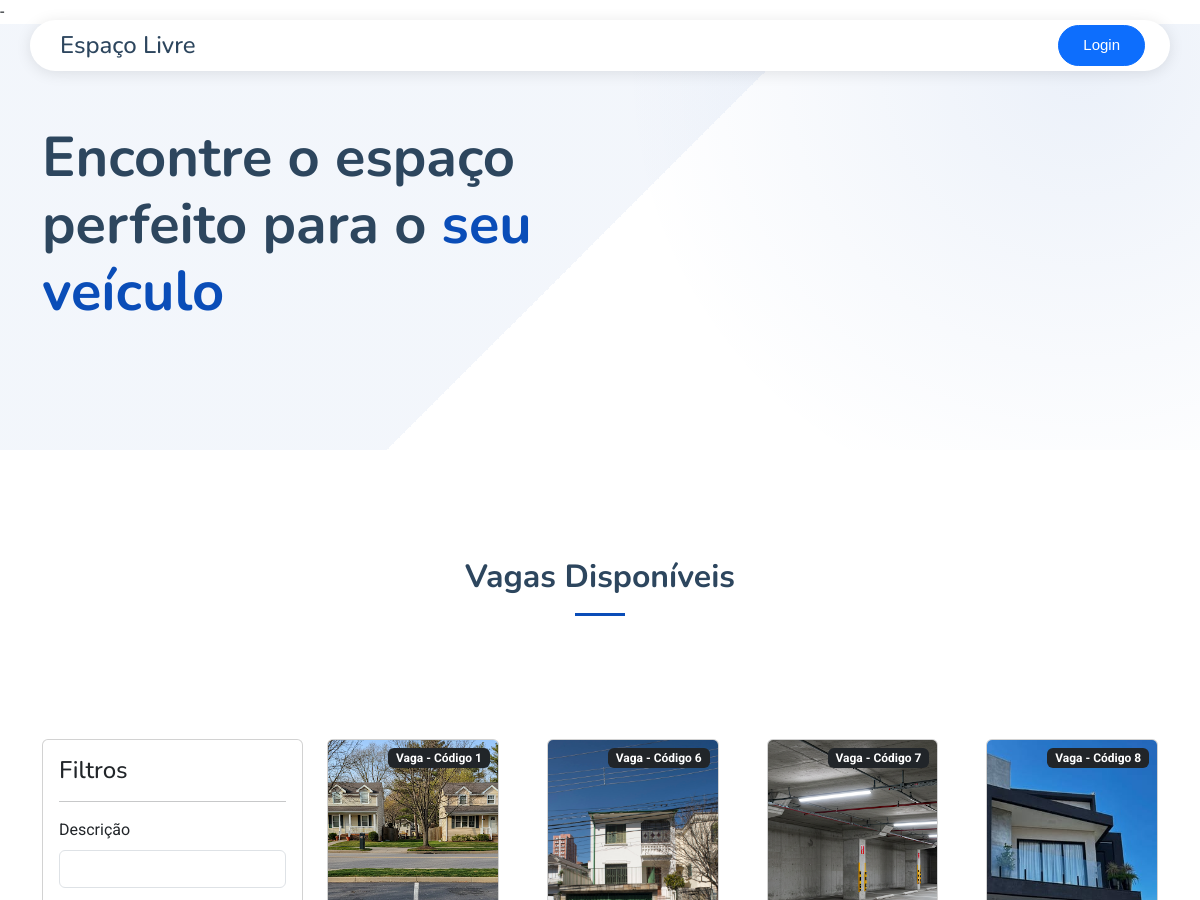
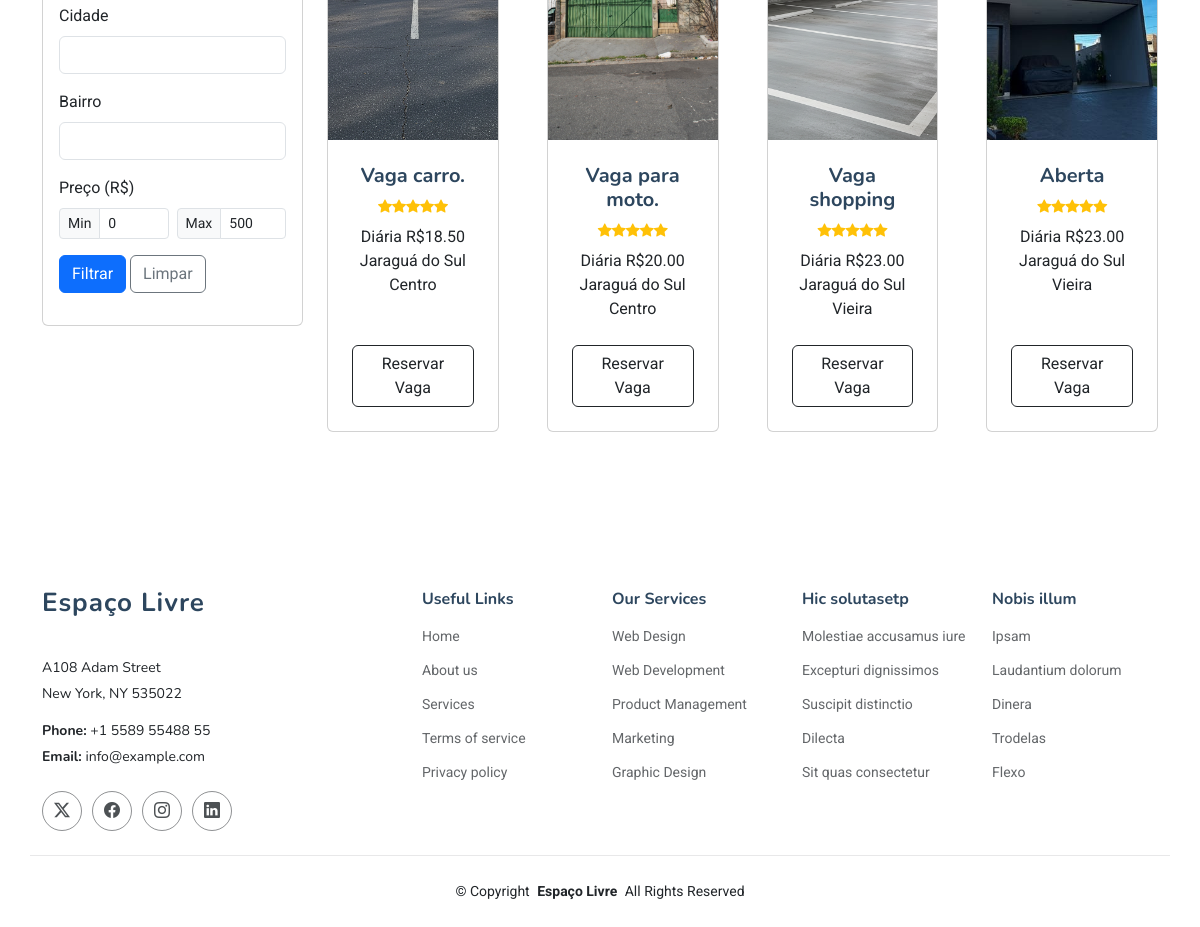
The app's page /buscaVagas.php with its own data (2 pictures, top to bottom).
### tables this page shows
CREATE TABLE `vagas` (
  `id` int(20) NOT NULL,
  `descricao` text NOT NULL,
  `id_uf` int(20) NOT NULL,
  `cidade` varchar(255) NOT NULL,
  `bairro` varchar(255) NOT NULL,
  `endereco` varchar(255) NOT NULL,
  `numero` varchar(20) DEFAULT NULL,
  `complemento` varchar(255) DEFAULT NULL,
  `foto_vaga` varchar(255) NOT NULL,
  `preco` decimal(10,2) NOT NULL,
  `id_usuario` int(20) NOT NULL,
  `dataCadastro` date DEFAULT curdate()
);

### buscaVagas.php (the view, shortened to what this page needs)
<?php
include_once 'conexao.php';
$filtros = filter_input_array(INPUT_GET, FILTER_UNSAFE_RAW);
$filtro_descricao = $filtros['filter']['descricao'] ?? '';
$filtro_cidade = $filtros['filter']['cidade'] ?? '';
$filtro_bairro = $filtros['filter']['bairro'] ?? '';
$filtro_preco_min_get = $filtros['filter']['preco_min'] ?? null;
$filtro_preco_max_get = $filtros['filter']['preco_max'] ?? null;
$display_preco_min = ($filtro_preco_min_get !== null && $filtro_preco_min_get !== '') ? htmlspecialchars($filtro_preco_min_get) : '0';
$display_preco_max = ($filtro_preco_max_get !== null && $filtro_preco_max_get !== '') ? htmlspecialchars($filtro_preco_max_get) : '500';
$condicoes = [];
$where = !empty($condicoes) ? 'WHERE ' . implode(' AND ', $condicoes) : '';
?>
<!DOCTYPE html>
<html lang="pt-br">
<?php
require_once 'components/head.php';
?>
<body class="index-page">
    <?php require_once 'components/header.php'; ?>
    <main class="main">
        <section id="hero" class="hero section">
            <div class="container" data-aos="fade-up" data-aos-delay="100">
                <div class="row align-items-center">
                    <div class="col-lg-6">
                        <div class="hero-content" data-aos="fade-up" data-aos-delay="200">
                            <h1 class="mb-4">
                                Encontre o espaço perfeito para o
                                <span class="accent-text">seu veículo</span>
                            </h1>
                        </div>
                    </div>
                </div>
            </div>
        </section>
        <section id="features" class="features section">
            <br><br>
            <div class="container section-title" data-aos="fade-up">
                <h2>Vagas Disponíveis</h2><br>
            </div>
            <div class="container mt-4">
                <div class="row">
                    <div class="col-md-3">
                        <div class="card mb-4">
                            <div class="card-body">
                                <h4 class="card-title">Filtros</h4>
                                <hr>
                                <form method="GET" action="">
                                    <div class="mb-3">
                                        <label for="descricao" class="form-label">Descrição</label>
                                        <input type="text" class="form-control" id="descricao" name="filter[descricao]"
                                            autocomplete="off" value="<?= $filtro_descricao ?>">
                                    </div>
                                    <div class="mb-3">
                                        <label for="cidade" class="form-label">Cidade</label>
                                        <input type="text" class="form-control" id="cidade" name="filter[cidade]"
                                            autocomplete="off" value="<?= $filtro_cidade ?? '' ?>">
                                    </div>
                                    <div class="mb-3">
                                        <label for="bairro" class="form-label">Bairro</label>
                                        <input type="text" class="form-control" id="bairro" name="filter[bairro]"
                                            autocomplete="off" value="<?= $filtro_bairro ?? '' ?>">
                                    </div>
                                    <div class="mb-3">
                                        <label class="form-label">Preço (R$)</label>
                                        <div class="price-inputs">
                                            <div class="row g-2">
                                                <div class="col-6">
                                                    <div class="input-group input-group-sm">
                                                        <span class="input-group-text">Min</span>
                                                        <input type="number" class="form-control min-price-input"
                                                            name="filter[preco_min]"
                                                            placeholder="Mínimo"
                                                            min="0"
                                                            max="10000"
                                                            value="<?= $display_preco_min ?>"
                                                            step="1">
                                                    </div>
                                                </div>
                                                <div class="col-6">
                                                    <div class="input-group input-group-sm">
                                                        <span class="input-group-text">Max</span>
                                                        <input type="number" class="form-control max-price-input"
                                                            name="filter[preco_max]"
                                                            placeholder="Máximo"
                                                            min="0"
                                                            max="10000"
                                                            value="<?= $display_preco_max ?>"
                                                            step="1">
                                                    </div>
                                                </div>
                                            </div>
                                        </div>
                                    </div>
                                    <div class="filter-actions mt-3">
                                        <button type="submit" class="btn btn-primary mb-3">Filtrar</button>
                                        <a href="<?= htmlspecialchars($_SERVER['PHP_SELF']) ?>" class="btn btn-outline-secondary mb-3">Limpar</a>
                                    </div>
                                </form>
                            </div>
                        </div>
                    </div>
                    <div class="col-md-9">
                        <div class="row gx-4 gx-lg-5 row-cols-1 row-cols-md-2 row-cols-lg-3 row-cols-xl-4 justify-content-center">
                            <?php
                            $sql_pesquisa = "SELECT * FROM `vagas` " . $where;
                            $result = mysqli_query($conexao, $sql_pesquisa);
                            while ($linha = mysqli_fetch_assoc($result)) {
                            ?>
                                <div class="col mb-5">
                                    <div class="card h-100">
                                        <div class="badge bg-dark text-white position-absolute"
                                            style="top: 0.5rem; right: 0.5rem">
                                            Vaga - Código <?php echo $linha['id'] ?>
                                        </div>
                                        <?php
                                        $caminhoImagem = !empty($linha['foto_vaga']) ? $linha['foto_vaga'] : 'assets/img/sem-imagem.jpg'; ?>
                                        <img class="card-img-top" src="<?= htmlspecialchars($caminhoImagem) ?>" alt="Imagem da vaga" style="height: 300px; object-fit: cover;" />
                                        <div class="card-body p-4">
                                            <div class="text-center">
                                                <h5 class="fw-bolder"><?php echo $linha['descricao'] ?></h5>
                                                <div class="d-flex justify-content-center small text-warning mb-2">
                                                    <div class="bi-star-fill"></div>
                                                    <div class="bi-star-fill"></div>
                                                    <div class="bi-star-fill"></div>
                                                    <div class="bi-star-fill"></div>
                                                    <div class="bi-star-fill"></div>
                                                </div>
                                                Diária R$<?php echo $linha['preco'] ?><br>
                                                <?php echo $linha['cidade'] ?><br>
                                                <?php echo $linha['bairro'] ?><br>
                                            </div>
                                        </div>
                                        <div class="card-footer p-4 pt-0 border-top-0 bg-transparent">
                                            <div class="text-center">
                                                <a href="cadastrarReserva.php?id=<?php echo $linha['id']; ?>" class="btn btn-outline-dark mt-auto">Reservar Vaga</a>
                                            </div>
                                        </div>
                                    </div>
                                </div>
                            <?php } ?>
                        </div>
                    </div>
                </div>
            </div>
    </main>
    <?php require_once 'components/footer.php'; ?>
</body>
</html>

### assets/css/main.css (style rules this page uses)
:root { --default-font: "Roboto", system-ui, -apple-system, "Segoe UI", Roboto, "Helvetica Neue", Arial, "Noto Sans", "Liberation Sans", sans-serif, "Apple Color Emoji", "Segoe UI Emoji", "Segoe UI Symbol", "Noto Color Emoji"; --heading-font: "Nunito", sans-serif; --nav-font: "Inter", sans-serif; }
:root { --background-color: #ffffff; --default-color: #212529; --heading-color: #2d465e; --accent-color: #0d83fd; --surface-color: #ffffff; --contrast-color: #ffffff; }
:root { --nav-color: #212529; --nav-hover-color: #0d83fd; --nav-mobile-background-color: #ffffff; --nav-dropdown-background-color: #ffffff; --nav-dropdown-color: #212529; --nav-dropdown-hover-color: #0d83fd; }
:root { scroll-behavior: smooth; }
body { color: var(--default-color); background-color: var(--background-color); font-family: var(--default-font); }
a { color: var(--accent-color); text-decoration: none; transition: 0.3s; }
h1, h2, h3, h4, h5, h6 { color: var(--heading-color); font-family: var(--heading-font); }
section, .section { color: var(--default-color); background-color: var(--background-color); padding: 60px 0; scroll-margin-top: 90px; overflow: clip; }
.section-title { text-align: center; padding-bottom: 60px; position: relative; }
.section-title h2 { font-size: 32px; font-weight: 700; margin-bottom: 20px; padding-bottom: 20px; position: relative; }
.section-title h2:after { content: ""; position: absolute; display: block; width: 50px; height: 3px; background: var(--accent-color); left: 0; right: 0; bottom: 0; margin: auto; }
.hero { position: relative; padding-top: 160px; background: linear-gradient(135deg, color-mix(in srgb, var(--accent-color), transparent 95%) 50%, color-mix(in srgb, var(--accent-color), transparent 98%) 25%, transparent 50%); }
.hero::before { content: ""; position: absolute; top: 0; left: 0; width: 100%; height: 100%; background: radial-gradient(circle at 90% 10%, color-mix(in srgb, var(--accent-color), transparent 92%), transparent 40%); pointer-events: none; }
.hero .hero-content { position: relative; z-index: 1; }
.hero .hero-content h1 { font-size: 3.5rem; font-weight: 700; line-height: 1.2; margin-bottom: 1.5rem; }
.hero .hero-content h1 .accent-text { color: var(--accent-color); }

### records on screen
vagas: id "1", foto_vaga (picture), descricao "Vaga carro.", preco "18.50", cidade "Jaraguá do Sul", bairro "Centro"
vagas: id "6", foto_vaga (picture), descricao "Vaga para moto.", preco "20.00", cidade "Jaraguá do Sul", bairro "Centro"
vagas: id "7", foto_vaga (picture), descricao "Vaga shopping", preco "23.00", cidade "Jaraguá do Sul", bairro "Vieira"
vagas: id "8", foto_vaga (picture), descricao "Aberta", preco "23.00", cidade "Jaraguá do Sul", bairro "Vieira"
